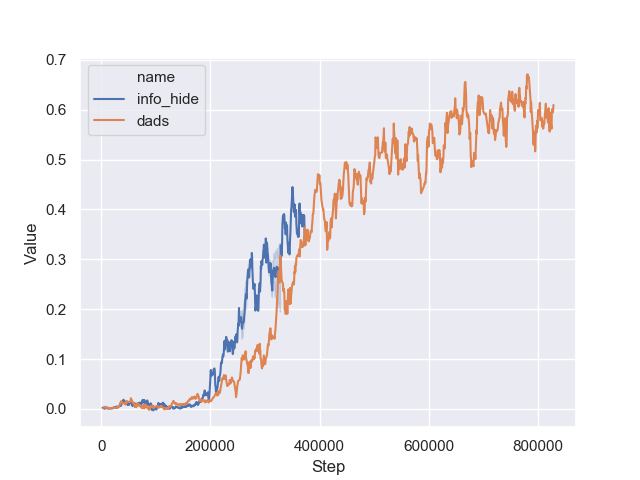

Here is the Python script that generated this plot:
import seaborn as sns; sns.set()
import pandas as pd
import argparse
import matplotlib.pyplot as plt


if __name__ == "__main__":

    parser = argparse.ArgumentParser()
    parser.add_argument("--csv_files", type=str, nargs="+")
    parser.add_argument("--names", type=str, nargs="+")
    args = parser.parse_args()

    data_frames = []
    for f, name in zip(args.csv_files, args.names):
        df = pd.read_csv(f)
        df["name"] = name
        data_frames.append(df)
        print(f, name)

    data_frames = pd.concat(data_frames)

    plt.clf()
    ax = sns.lineplot(x="Step", y="Value", hue="name", data=data_frames)
    plt.savefig("plot.png")
